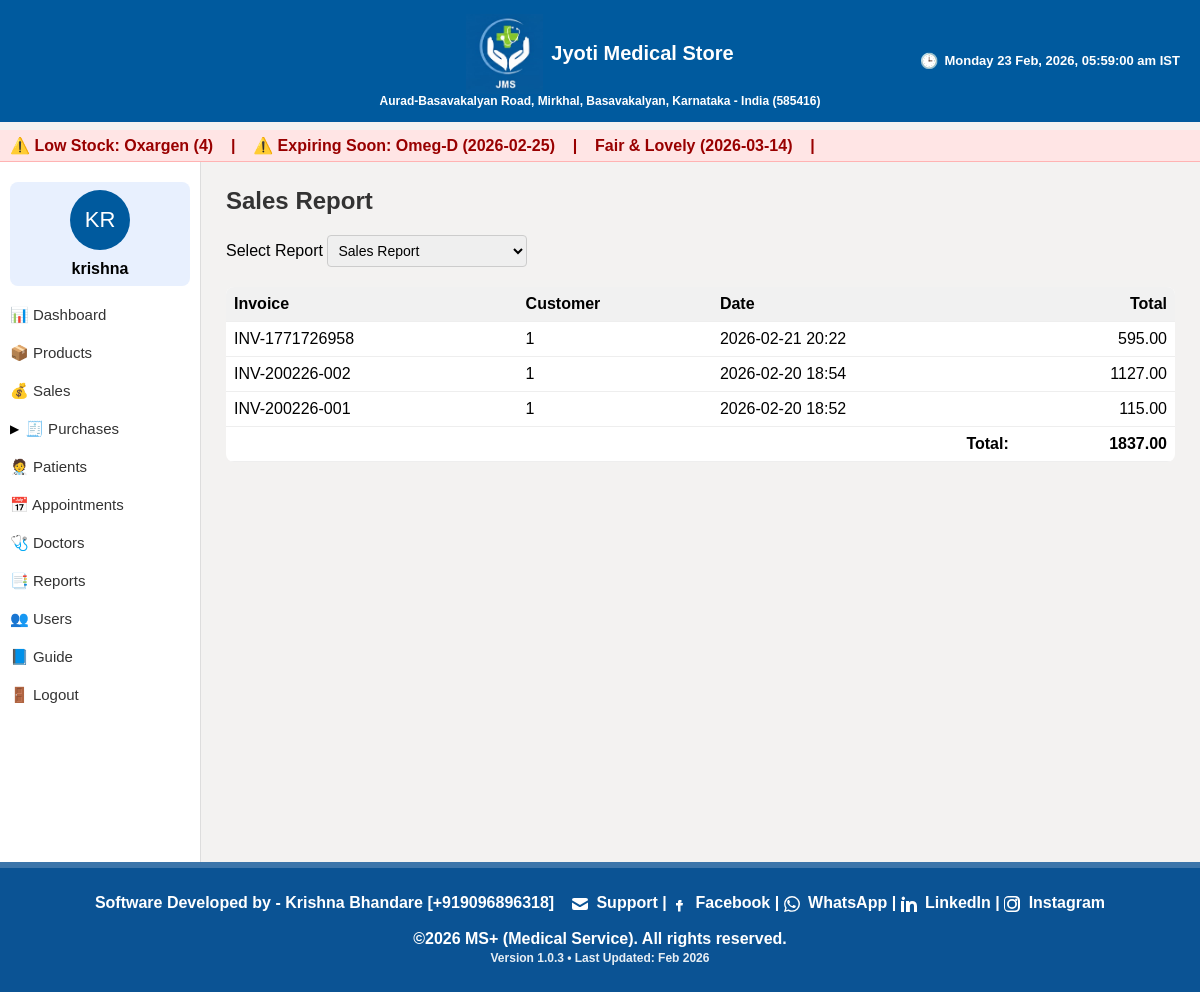
The app's page /reports/sales (signed in) with its own data.
### models.py (models this page shows, shortened)
class Product(db.Model):
    __tablename__ = 'products'
    id = db.Column(db.Integer, primary_key=True)
    sku = db.Column(db.String(50), unique=True, nullable=False)
    name = db.Column(db.String(200), nullable=False)
    brand = db.Column(db.String(100))
    batch_no = db.Column(db.String(100))
    expiry_date = db.Column(db.Date)
    purchase_price = db.Column(db.Float, default=0.0)
    sale_price = db.Column(db.Float, default=0.0)
    tax_rate = db.Column(db.Float, default=0.0)
    current_stock = db.Column(db.Integer, default=0)
    category = db.Column(db.String(50))  # medicine, cosmetic, fmcg, life_saving, ayurvedic, equipment, general
    gst_percent = db.Column(db.Float, default=0)
    cgst_percent = db.Column(db.Float, default=0)
    sgst_percent = db.Column(db.Float, default=0)

class User(UserMixin, db.Model):
    __tablename__ = 'users'
    id = db.Column(db.Integer, primary_key=True)
    username = db.Column(db.String(80), unique=True, nullable=False)
    email = db.Column(db.String(120), unique=True, nullable=True)
    password_hash = db.Column(db.String(200), nullable=False)
    role = db.Column(db.String(20), default='staff')
    created_at = db.Column(db.DateTime, default=datetime.utcnow)
    first_name = db.Column(db.String(120), nullable=True)
    last_name = db.Column(db.String(120), nullable=True)
    file_label = db.Column(db.String(64), nullable=True)
    profile_image = db.Column(db.String(256), nullable=True)

class Sale(db.Model):
    __tablename__ = 'sales'
    id = db.Column(db.Integer, primary_key=True)
    invoice_no = db.Column(db.String(50), unique=True, nullable=False)
    customer_id = db.Column(db.Integer, db.ForeignKey('customers.id'))
    date = db.Column(db.DateTime, default=datetime.utcnow)
    total = db.Column(db.Float, default=0.0)
    created_by = db.Column(db.Integer, db.ForeignKey('users.id'))

### app.py (the view)
@app.route('/reports/sales')
@login_required
def report_sales():
    page = request.args.get('page', 1, type=int)
    sales = Sale.query.order_by(Sale.date.desc()).paginate(
        page=page,
        per_page=10,
        error_out=False
    )
    total = sum((s.total or 0) for s in Sale.query.all())
    return render_template(
        'reports/sales_report.html',
        sales=sales,
        total=total
    )

### app.py (called while the page is built)
@login_manager.user_loader
def load_user(user_id):
    try:
        return User.query.get(int(user_id))
    except:
        return None

@app.before_request
def require_login():
    if request.endpoint is None:
        return
    allowed_routes = ['login', 'forgot', 'reset_otp', 'static']
    if request.endpoint.startswith('static'):
        return
    if request.endpoint not in allowed_routes and not current_user.is_authenticated:
        return redirect(url_for('login'))

@app.context_processor
def inject_globals():
    if current_user.is_authenticated:
        initials = current_user.username[:2].upper()
        display_name = current_user.username
    else:
        initials = ""
        display_name = ""
    ist = datetime.utcnow() + timedelta(hours=5, minutes=30)
    current_dt_display = ist.strftime("%A, %d %b %Y, %I:%M:%S %p IST")
    current_day = ist.strftime("%A")
    return dict(
        initials=initials,
        display_name=display_name,
        current_dt_display=current_dt_display,
        current_day=current_day,
        is_admin=is_admin   # ⭐ ADD THIS LINE
    )

@app.teardown_appcontext
def shutdown_session(exception=None):
    db.session.remove()

@app.context_processor
def inject_low_stock():
    from flask import request
    if request.endpoint and (
        "login" in request.endpoint or
        "auth" in request.endpoint
    ):
        return dict(low_stock=[], expiring_soon=[])
    try:
        low_stock = Product.query.filter(Product.current_stock <= 5).all()
        today = date.today()
        soon = today + timedelta(days=30)
        expiring_soon = Product.query.filter(
            Product.expiry_date <= soon,
            Product.expiry_date >= today
        ).all()
        return dict(
            low_stock=low_stock,
            expiring_soon=expiring_soon
        )
    except Exception:
        return dict(low_stock=[], expiring_soon=[])

### templates/reports/sales_report.html (shortened to what this page needs)
{% extends "base.html" %}
{% block content %}
<h2>Sales Report</h2>
<div style="display:flex; gap:20px; margin-bottom:20px; align-items:flex-end;">
    <div>
        <label>Select Report</label>
        <select id="report-select" style="padding:6px; width:200px;">
            <option value="/reports/sales"  {% if 'sales' in request.path %}selected{% endif %}>Sales Report</option>
        </select>
    </div>
</div>
<table id="salesTable" border="0" cellpadding="6" cellspacing="0" style="width:100%; background:white; border-radius:8px; overflow:hidden;">
    <thead style="background:#f1f1f1;">
        <tr>
            <th onclick="sortTable('salesTable', 0)" style="cursor:pointer;" align="left">Invoice</th>
            <th onclick="sortTable('salesTable', 1)" style="cursor:pointer;" align="left">Customer</th>
            <th onclick="sortTable('salesTable', 2)" style="cursor:pointer;" align="left">Date</th>
            <th onclick="sortTable('salesTable', 3)" style="cursor:pointer;" align="right">Total</th>
        </tr>
    </thead>
    <tbody>
        {% set grand = 0 %}
        {% for s in sales.items %}
        {% set grand = grand + (s.total or 0) %}
        <tr style="border-bottom:1px solid #eee;">
            <td>{{ s.invoice_no }}</td>
            <td>{{ s.customer_id or '-' }}</td>
            <td>{{ s.date.strftime("%Y-%m-%d %H:%M") }}</td>
            <td align="right">{{ "%.2f"|format(s.total or 0) }}</td>
        </tr>
        {% else %}
        <tr>
            <td colspan="4" style="text-align:center; padding:15px; color:#777;">
                No sales found for this date.
            </td>
        </tr>
        {% endfor %}
    </tbody>
    <tfoot>
        <tr>
            <td colspan="3" align="right"><strong>Total:</strong></td>
            <td align="right"><strong>{{ "%.2f"|format(total or 0) }}</strong></td>
        </tr>
    </tfoot>
</table>
{% endblock %}

### templates/base.html (shortened to what this page needs)
<!DOCTYPE html>
<html lang="en">
<head>
    <link rel="stylesheet" href="{{ url_for('static', filename='css/style.css') }}">
</head>
<body>
<div class="fixed-header">
    <div class="topbar">
<div style="flex:1; text-align:center; line-height:1.3; display:flex; flex-direction:column; align-items:center;">
    <div style="display:flex; align-items:center; gap:8px;">
        <img src="{{ url_for('static', filename='logo.PNG') }}" class="title-logo">
        <strong style="font-size:20px;">Jyoti Medical Store</strong>
    </div>
    <span style="font-size:12px;">
        Aurad-Basavakalyan Road, Mirkhal, Basavakalyan, Karnataka - India (585416)
    </span>
</div>
        {% block top_right %}
        <div style="position:absolute; right:20px; font-size:13px; display:flex; align-items:center; gap:6px;">
            <span style="font-size:15px;">🕒</span>
            <span id="live_datetime"></span>
        </div>
        {% endblock %}
    </div>
</div>
<div style="height: 70px;"></div>
{% block alerts %}
{% if low_stock or expiring_soon %}
<div class="alert-marquee print-hide"
     style="
        background:#ffe5e5;
        padding:6px 10px;
        color:#900;
        font-weight:bold;
        white-space:nowrap;
        overflow:hidden;
        border-bottom:1px solid #ffb3b3;
     ">
    <marquee behavior="scroll" direction="left" scrollamount="5">
        {% if low_stock %}
            ⚠️ Low Stock:
            {% for p in low_stock %}
                {{ p.name }} ({{ p.current_stock }}) &nbsp;&nbsp; | &nbsp;&nbsp;
            {% endfor %}
        {% endif %}
        {% if expiring_soon %}
            ⚠️ Expiring Soon:
            {% for p in expiring_soon %}
                {{ p.name }} ({{ p.expiry_date }}) &nbsp;&nbsp; | &nbsp;&nbsp;
            {% endfor %}
        {% endif %}
    </marquee>
</div>
{% endif %}
{% endblock %}
<div class="layout">
{% if current_user.is_authenticated %}
<div class="sidebar">
    <div class="profile-card">
        <div class="initials-circle">{{ initials }}</div>
        <div><strong>{{ display_name }}</strong></div>
    </div>
    <a href="{{ url_for('dashboard') }}" class="menu-item">📊 Dashboard</a>
    <a href="{{ url_for('products') }}" class="menu-item">📦 Products</a>
    <a href="{{ url_for('sales_list') }}" class="menu-item">💰 Sales</a>
    <li class="has-submenu menu-parent" onclick="toggleMenu('purchaseMenu')">
        <span class="menu-arrow" id="purchaseArrow">▶</span>
        <a href="#">🧾 Purchases</a>
    </li>
    <a href="{{ url_for('patients') }}" class="menu-item">🧑‍⚕️ Patients</a>
    <a href="{{ url_for('appointments_list') }}" class="menu-item">📅 Appointments</a>
    <a href="{{ url_for('doctors_list') }}" class="menu-item">🩺 Doctors</a>
    <a href="{{ url_for('report_expiry') }}" class="menu-item">📑 Reports</a>
    {% if current_user.role == 'admin' %}
    <a href="{{ url_for('users_list') }}" class="menu-item">👥 Users</a>
    {% endif %}
    <a href="{{ url_for('guide') }}" class="menu-item">📘 Guide</a>
    <a href="{{ url_for('logout') }}" class="menu-item">🚪 Logout</a>
</div>
{% endif %}
    <div class="content">
        {% block content %}{% endblock %}
    </div>
</div>
<div class="fixed-footer">
    Software Developed by - Krishna Bhandare [+919096896318]
    &nbsp;&nbsp;
    <a href="mailto:bhandare.krishna5@gmail.com" target="_blank" rel="noopener noreferrer">
        <svg xmlns="http://www.w3.org/2000/svg" width="16" height="16" fill="currentColor" viewBox="0 0 16 16" style="vertical-align:middle;">
            <path d="M0 4a2 2 0 0 1 2-2h12a2 2 0 0 1 2 2v.217l-8 4.8-8-4.8V4z"/>
            <path d="M0 6.383v5.617a2 2 0 0 0 2 2h12a2 2 0 0 0 2-2V6.383l-7.555 4.533a1 1 0 0 1-1.11 0L0 6.383z"/>
        </svg>
        Support
    </a> |
    <a href="https://m.facebook.com/public/Bhandare-Krishna/" target="_blank" rel="noopener noreferrer">
        <svg xmlns="http://www.w3.org/2000/svg" width="16" height="16" fill="currentColor" viewBox="0 0 16 16" style="vertical-align:middle;">
            <path d="M8.94 6.5H10.5V4H8.94C7.64 4 7 4.67 7 5.94V7H5v2.5h2v6h2.5v-6h2l.5-2.5h-2.5v-.56c0-.33.17-.44.44-.44z"/>
        </svg>
        Facebook
    </a> |
    <a href="https://wa.me/919096896318" target="_blank" rel="noopener noreferrer">
        WhatsApp
    </a> |
    <a href="https://www.linkedin.com/in/krishna-bhandare-893b74102" target="_blank" rel="noopener noreferrer">
        LinkedIn
    </a> |
    <a href="https://www.instagram.com/reel/CmBQhjhAg4d/" target="_blank" rel="noopener noreferrer">
        Instagram
    </a>
    <br><br>
    ©2026 MS+ (Medical Service). All rights reserved.<br>
    <span style="font-size: 12px; opacity: 0.9;">
        Version 1.0.3 • Last Updated: Feb 2026
    </span>
</div>
</body>
</html>

### static/css/style.css (style rules this page uses)
body { margin: 0; font-family: Arial, sans-serif; background: #f3f2f1; }
h1, h2, h3, h4 { margin-top: 0; color: #333; }
a { color: #005a9e; text-decoration: none; }
input, select, textarea { font-size: 14px; border: 1px solid #ccc; border-radius: 4px; }
.topbar { background: #005a9e; color: white; padding: 12px; display: flex; justify-content: center; align-items: center; font-size: 22px; font-weight: bold; position: relative; }
.layout { display: flex; height: calc(100vh - 50px); }
.sidebar { width: 250px; background: white; border-right: 1px solid #ddd; padding: 20px; }
.sidebar { padding-left: 10px !important; padding-right: 10px !important; width: 180px !important; }
.sidebar a { display: block; padding: 10px 0; color: #333; font-size: 15px; }
.profile-card { padding: 8px; background: #e8f0fe; border-radius: 8px; margin-bottom: 10px; text-align: center; }
.initials-circle { width: 60px; height: 60px; background: #005a9e; color: white; border-radius: 50%; display: flex; justify-content: center; align-items: center; font-size: 22px; margin: 0 auto 10px; }
.content { flex: 1; padding: 25px; overflow-y: auto; }
table { width: 100%; border-collapse: collapse; background: white; border-radius: 8px; overflow: hidden; }
table thead { background: #f1f1f1; }
table th, table td { padding: 8px; border-bottom: 1px solid #eee; }
.fixed-header { position: fixed; top: 0; left: 0; width: 100%; z-index: 9999; }
.layout { margin-top: 100px; }
body { padding-bottom: 70px; }
.fixed-footer { position: fixed; bottom: 0; left: 0; width: 100%; background: #0B5394; color: white; text-align: center; padding: 26px 0; font-weight: 600; font-size: 16px; z-index: 9999; border-top: 6px solid rgba(255,255,255,0.2); }
.content { padding-bottom: 80px; }
html, body { height: 100%; margin: 0; padding: 0; }
.layout { min-height: calc(100vh - 60px); padding-bottom: 80px; }
.alert-marquee { margin-top: 12px; position: relative; z-index: 998; }
.layout { margin-top: 0 !important; padding-top: 0 !important; }
.alert-marquee { position: relative; z-index: 998; margin-top: 60px; }
.menu-parent { display: flex; align-items: center; gap: 6px; }
.menu-arrow { font-size: 12px; transition: transform 0.2s ease; }

### templates/base.html (style rules this page uses)
.alert-marquee { position: relative; z-index: 998; }
.title-logo { height: 80px; width: auto; margin-top: 2px; }
.fixed-footer a { color: inherit !important; text-decoration: none !important; }
.fixed-footer svg { fill: currentColor; margin-right: 4px; }

### records on screen
Product: name "Oxargen", current_stock "4"
Product: name "Omeg-D", expiry_date "2026-02-25"
Product: name "Fair & Lovely", expiry_date "2026-03-14"
User: username "krishna"
Sale: invoice_no "INV-1771726958", customer "1", date "2026-02-21 20:22", total "595.00"
Sale: invoice_no "INV-200226-002", customer "1", date "2026-02-20 18:54", total "1127.00"
Sale: invoice_no "INV-200226-001", customer "1", date "2026-02-20 18:52", total "115.00"

### other values on screen
{{ initials }} "KR"
{{ "%.2f"|format(total or 0) }} "1837.00"
